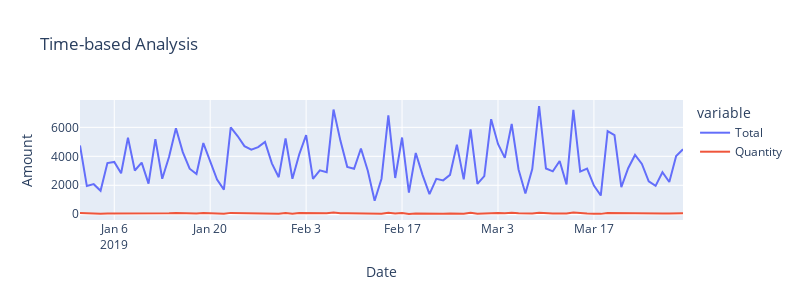

The code cell stored with this chart in its notebook:
### Code cell
# Time-based analysis:
df['Date'] = pd.to_datetime(df['Date'])
time_analysis = df.groupby('Date').agg({'Total': 'sum', 'Quantity': 'sum'}).reset_index()
fig = px.line(time_analysis, x='Date', y=['Total', 'Quantity'], title='Time-based Analysis', labels={'value': 'Amount'})
fig.update_layout(width=800, height=300)
fig.show()
